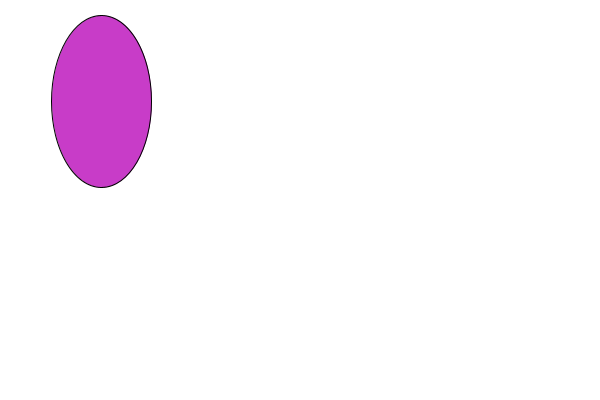
Frame 1 (no input)
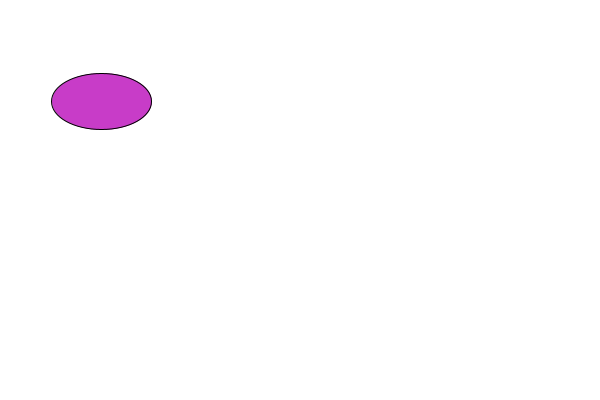
Frame 60 (the mouse pressed at the canvas centre just before this capture)
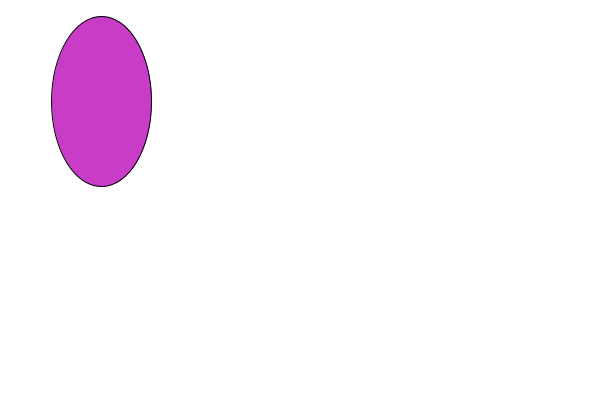
Frame 120 (the mouse held since frame 60 and released just before this capture)

The Processing sketch that drew these frames (run headless with seeded random() and noise(); from frame 60 on, the mouse is pressed at the canvas centre):

// Processing sketch: cirkel_med_float
// ── cirkel_med_float.pde
float X = 101.9;
float Y = 101.5;
float size_of_a_cirkle = 100;
float ran; // update itsef in draw

void setup() {
  size(600, 400);
}
void draw() {
  ran = random(20, 255);
  background(255);
  fill(200, 60, 200);
  ellipse(X, Y, size_of_a_cirkle, ran);
}
